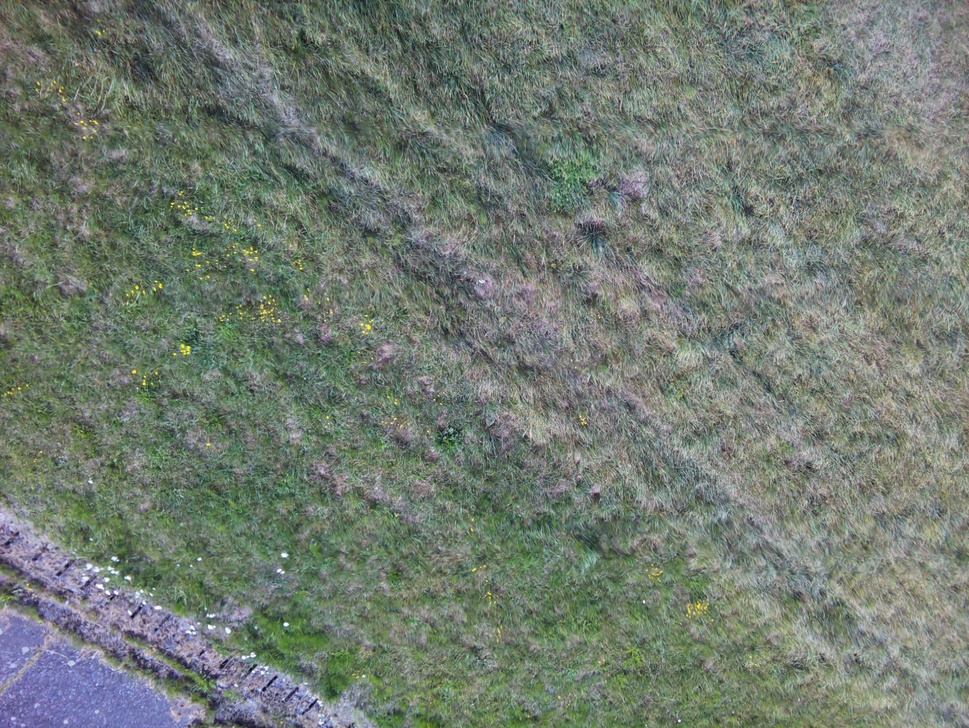
#> input picture computervision_Nico/input/capture_17/img_0.jpg, 969 x 728 px, shrunk from 3280 x 2464 before the run; its folder holds only this picture in this run
$ python cli.py --input ../../input/capture_17/img_0.jpg
#> lines starting #> are read from the running program, lines starting #| are printed output that depends on the picture
### computervision_Nico/src/animal_detection/io_utils.py
"""Image loading and debug-image saving utilities."""

from pathlib import Path

import cv2
import numpy as np


def load_image(path: Path) -> np.ndarray:
    """Load a BGR image from *path*; raise if the file cannot be read."""
    img = cv2.imread(str(path))
#> img is the input picture: shape (728, 969, 3); mean B, G, R 113.6, 124, 114.1
    if img is None:
        raise ValueError(f"Cannot read image: {path}")
    return img


def save_debug(output_dir: Path, index: int, name: str, image: np.ndarray) -> None:
    """Save *image* to *output_dir* with a numbered prefix, e.g. 01_distance.jpg."""
    output_dir.mkdir(parents=True, exist_ok=True)
    filename = output_dir / f"{index:02d}_{name}.jpg"
    cv2.imwrite(str(filename), image)

### computervision_Nico/src/animal_detection/pipeline.py
"""Wire all pipeline stages together into a single detect_animals call."""

from __future__ import annotations

from dataclasses import dataclass
from pathlib import Path

import numpy as np

from animal_detection import annotate as ann
from animal_detection import blobs as bl
from animal_detection import filtering as flt
from animal_detection import io_utils
from animal_detection import segmentation as seg
from animal_detection import thresholding as thr


@dataclass
class Config:
    # Segmentation
    space: str = "lab"
    use_lightness: bool = False
    grass_method: str = "median"
    grass_sample: tuple[int, int, int, int] | None = None

    # Pre-thresholding
    tophat_ksize: int = 0   # 0 = disabled; set > animal width to suppress background
    blur_ksize: int = 9

    # Thresholding
    threshold_method: str = "otsu"
    threshold_value: int | None = None

    # Morphology
    open_ksize: int = 3
    close_ksize: int = 5

    # Blob filtering
    min_area: int = 500
    max_area: int = 100_000
    min_extent: float | None = None
    aspect_range: tuple[float, float] | None = None
    border_margin: int = 20


def detect_animals(
    image: np.ndarray,
    config: Config,
    output_dir: Path | None = None,
) -> tuple[np.ndarray, list[bl.Blob]]:
    """Run the full detection pipeline and return (annotated_image, blobs).

    Three debug images are written to *output_dir* when provided:
      01_distance   – colour distance from grass (bright = different from background)
      02_threshold  – cleaned binary mask (white = detected foreground)
      03_detections – final annotated result
    When --tophat is active a 01b_tophat image is also written.
    """

    def _save(name: str, img: np.ndarray) -> None:
        if output_dir is not None:
            output_dir.mkdir(parents=True, exist_ok=True)
            io_utils.save_debug(output_dir, _save.counter, name, img)
            _save.counter += 1

    _save.counter = 1

    grass = seg.estimate_grass_colour(
        image, method=config.grass_method, sample=config.grass_sample
    )
#> grass = [111, 124, 113]
    distance_img = seg.colour_distance(
        image, grass, space=config.space, use_lightness=config.use_lightness
    )
    _save("distance", distance_img)

    preproc = thr.tophat(distance_img, ksize=config.tophat_ksize)
    if config.tophat_ksize > 0:
        _save("tophat", preproc)

    blurred = thr.blur(preproc, ksize=config.blur_ksize)

    binary = thr.threshold(
        blurred, method=config.threshold_method, value=config.threshold_value
    )
    cleaned = thr.clean(binary, open_ksize=config.open_ksize, close_ksize=config.close_ksize)
    _save("threshold", cleaned)

    raw_blobs = bl.find_blobs(cleaned)
    kept = flt.filter_blobs(
        raw_blobs,
        min_area=config.min_area,
        max_area=config.max_area,
        min_extent=config.min_extent,
        aspect_range=config.aspect_range,
        border_margin=config.border_margin,
        image_shape=image.shape[:2],
    )

    annotated = ann.annotate(image, kept)
    _save("detections", annotated)

    return annotated, kept

### computervision_Nico/src/animal_detection/segmentation.py
"""Colour-based segmentation: compute a per-pixel distance from the grass colour."""

from __future__ import annotations

import cv2
import numpy as np


def estimate_grass_colour(
    image: np.ndarray,
    method: str = "median",
    sample: tuple[int, int, int, int] | None = None,
) -> np.ndarray:
    """Return the representative grass colour in BGR.

    Args:
        image:  BGR image.
        method: ``"median"`` – per-channel median over the whole image (or the
                *sample* region when provided).
        sample: Optional ``(x, y, w, h)`` rectangle of known-grass pixels.
    """
    region = image
    if sample is not None:
        x, y, w, h = sample
        region = image[y : y + h, x : x + w]

    if method == "median":
        pixels = region.reshape(-1, 3).astype(np.float32)
        return np.median(pixels, axis=0)

    raise ValueError(f"Unknown grass estimation method: {method!r}")


def colour_distance(
    image: np.ndarray,
    grass_colour_bgr: np.ndarray,
    space: str = "lab",
    use_lightness: bool = False,
) -> np.ndarray:
    """Return a uint8 distance image (0 = grass, 255 = maximally different).

    Args:
        image:             BGR source image.
        grass_colour_bgr:  Reference grass colour in BGR (shape ``(3,)``).
        space:             ``"lab"``, ``"hsv"``, or ``"bgr"``.
        use_lightness:     When *space* is ``"lab"``, include the L* channel in
                           the distance (default: chroma-only, a*b* plane).
    """
#> called with grass_colour_bgr = array of shape (3,), space = 'lab', use_lightness = False
    if space == "lab":
        converted = cv2.cvtColor(image, cv2.COLOR_BGR2Lab).astype(np.float32)
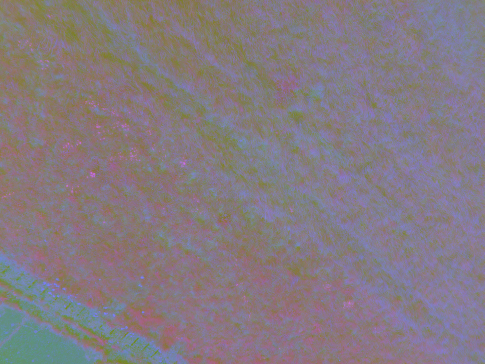
#> converted: shape (728, 969, 3) float32 (shown at 1/2 size); mean B, G, R 129.6, 122.4, 132.6
        ref_pixel = np.array([[grass_colour_bgr]], dtype=np.uint8)
#> ref_pixel = [[111, 124, 113]]
        ref = cv2.cvtColor(ref_pixel, cv2.COLOR_BGR2Lab).astype(np.float32)[0, 0]
#> ref = [130, 121, 134]
        if use_lightness:
            diff = converted - ref
        else:
            diff = converted[:, :, 1:] - ref[1:]  # a*b* only

    elif space == "hsv":
        converted = cv2.cvtColor(image, cv2.COLOR_BGR2HSV).astype(np.float32)
        ref_pixel = np.array([[grass_colour_bgr]], dtype=np.uint8)
        ref = cv2.cvtColor(ref_pixel, cv2.COLOR_BGR2HSV).astype(np.float32)[0, 0]
        diff = converted - ref

    elif space == "bgr":
        converted = image.astype(np.float32)
        ref = grass_colour_bgr.astype(np.float32)
        diff = converted - ref

    else:
        raise ValueError(f"Unknown colour space: {space!r}")

    dist = np.sqrt(np.sum(diff ** 2, axis=-1))
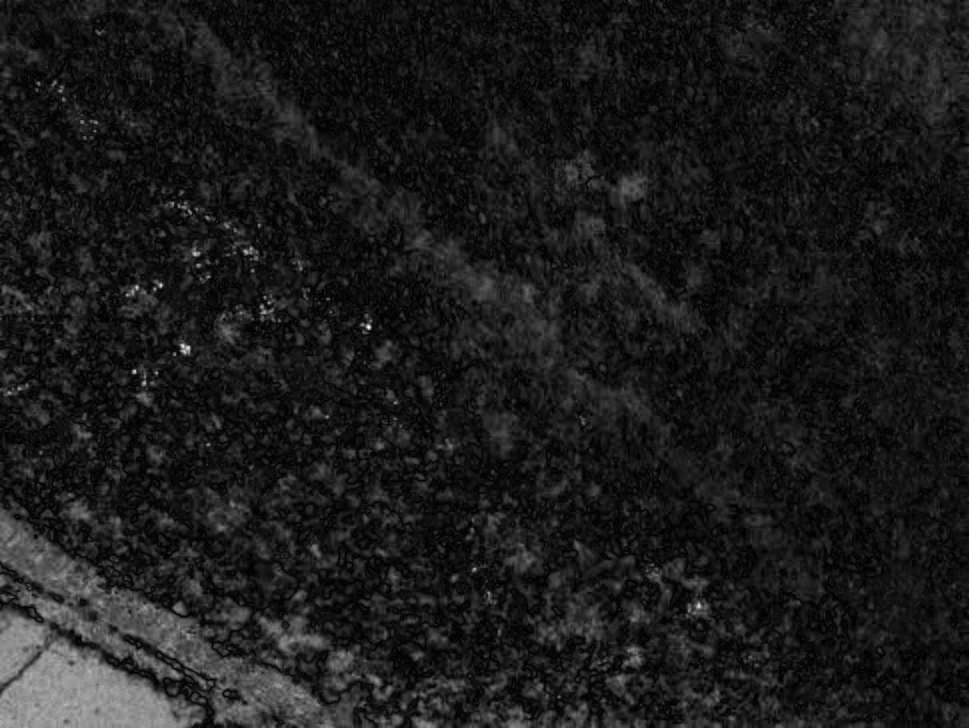
#> dist: shape (728, 969) float32; min 0, max 74.97, mean 8.1; drawn with min black and max white
    dist_norm = cv2.normalize(dist, None, 0, 255, cv2.NORM_MINMAX)
    return dist_norm.astype(np.uint8)
#> (the rest of the program and of its run is left out)
